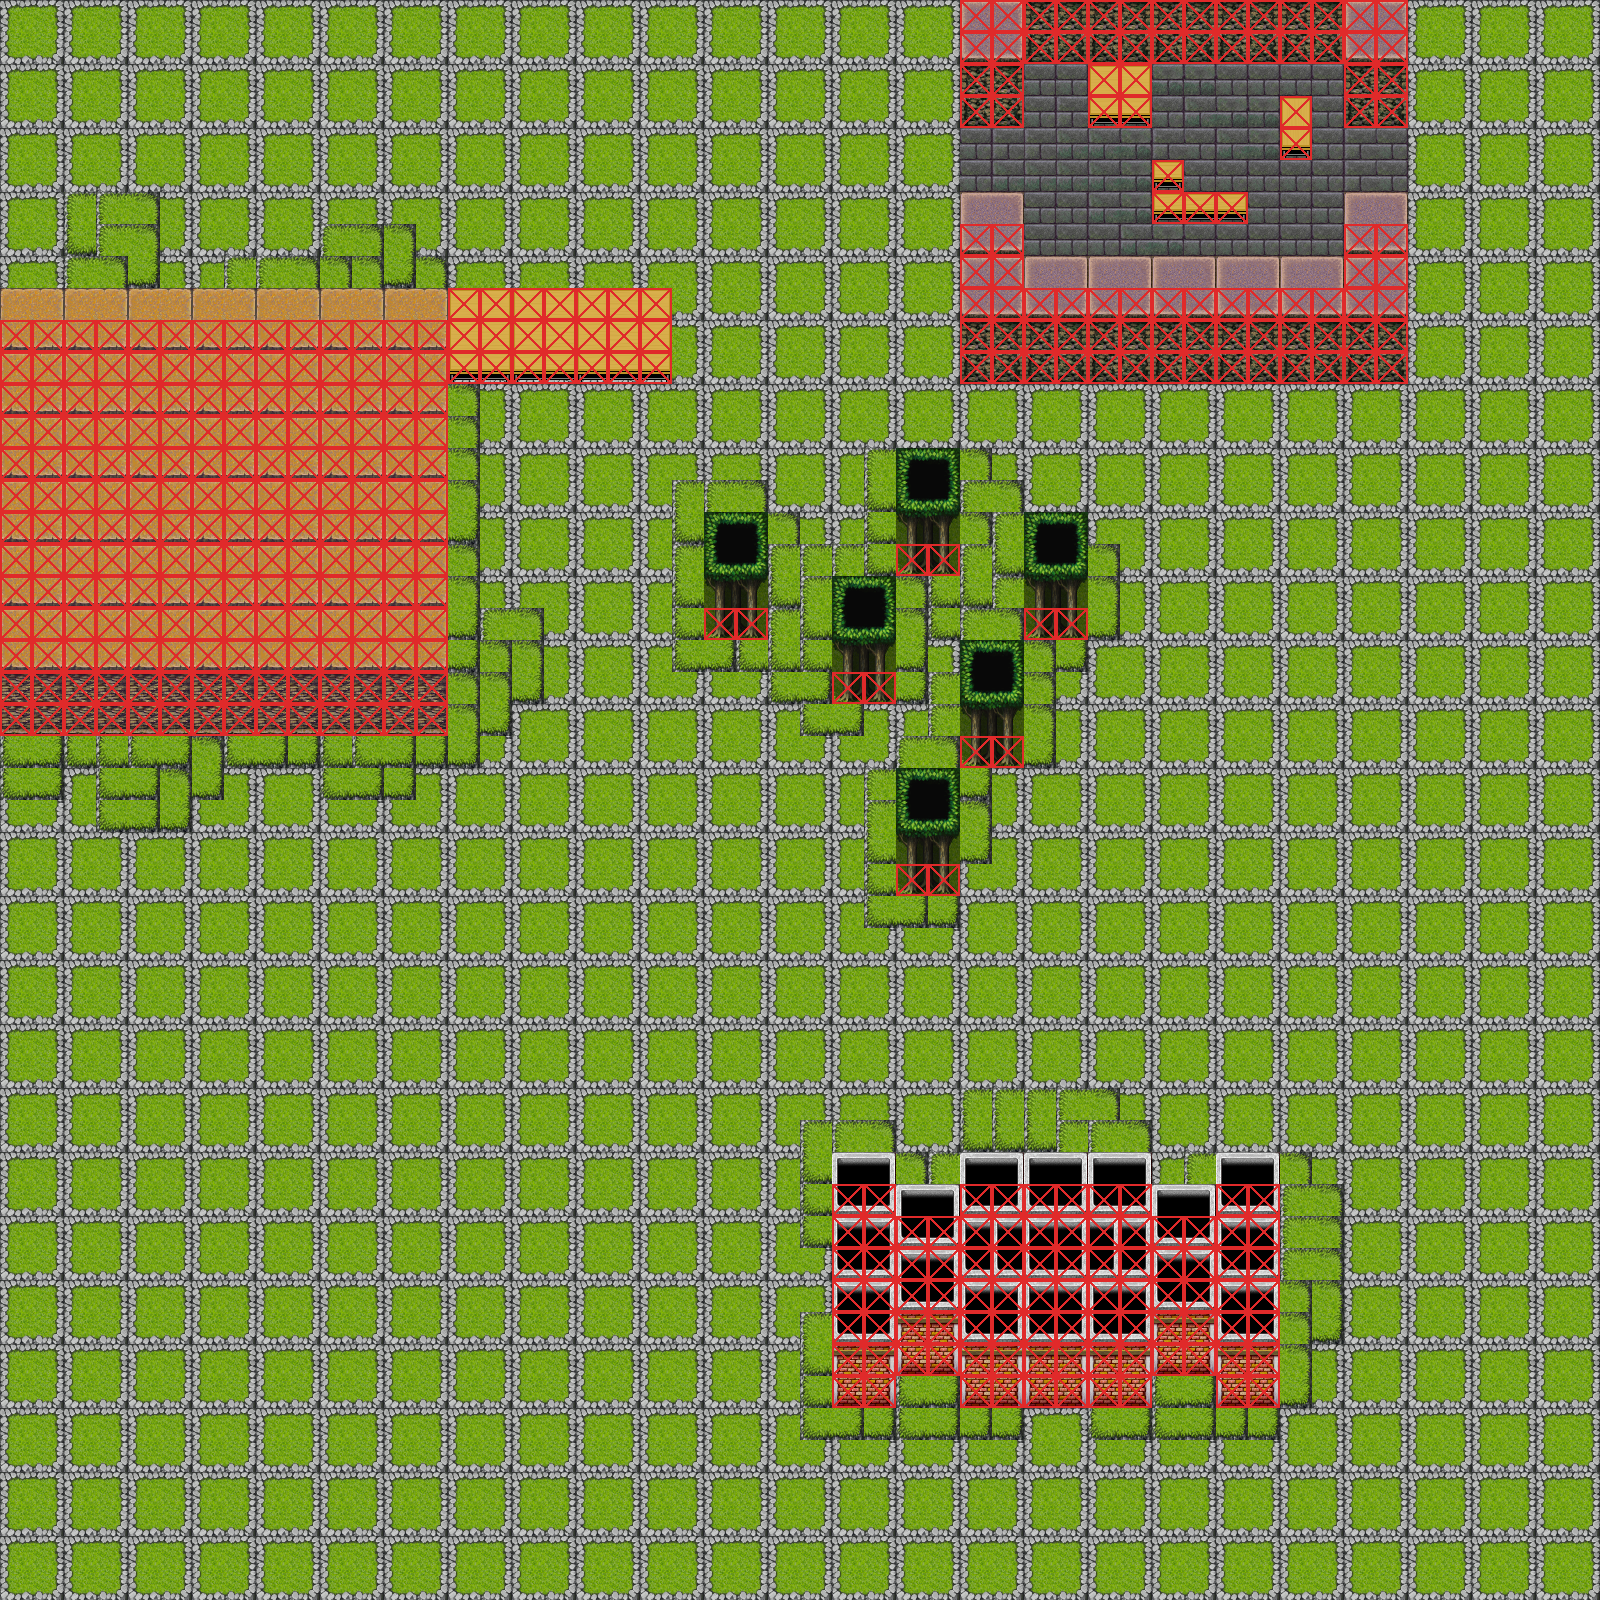

A level layout from a 2D game, rendered from its tile map. Below: a short description, then the map file with tile-grid data replaced by summaries:
An orthogonal 50x50 tile map with 32x32 px tiles, 4 tile layers (Ground, Room, Object, Collision), 3 tilesets.

<map version="1.4" tiledversion="1.4.2" orientation="orthogonal" renderorder="right-down" width="50" height="50" tilewidth="32" tileheight="32" infinite="0" nextlayerid="9" nextobjectid="10">
 <editorsettings>
  <export target="conferencemap.json" format="json" />
 </editorsettings>
 <tileset firstgid="1" name="wall-tiles" tilewidth="32" tileheight="32" tilecount="240" columns="16">
  <image source="../tiles/wall-tiles.png" width="512" height="480" />
 </tileset>
 <tileset firstgid="241" name="util-tiles" tilewidth="32" tileheight="32" tilecount="6" columns="3">
  <image source="../tiles/util-tiles.png" width="96" height="64" />
 </tileset>
 <tileset firstgid="247" name="table-tiles" tilewidth="32" tileheight="32" tilecount="16" columns="4">
  <image source="../tiles/table-tiles.png" width="128" height="128" />
 </tileset>
 <layer id="1" name="Ground" width="50" height="50">
  <data>[2500 cells, 2500 non-empty, 12 distinct tile ids]</data>
 </layer>
 <layer id="4" name="Room" width="50" height="50">
  <data>[2500 cells, 0 non-empty, 0 distinct tile ids]</data>
 </layer>
 <layer id="3" name="Object" width="50" height="50">
  <data>[2500 cells, 479 non-empty, 47 distinct tile ids]</data>
 </layer>
 <layer id="8" name="Collision" width="50" height="50">
  <data>[2500 cells, 401 non-empty, 1 distinct tile ids]</data>
 </layer>
</map>
